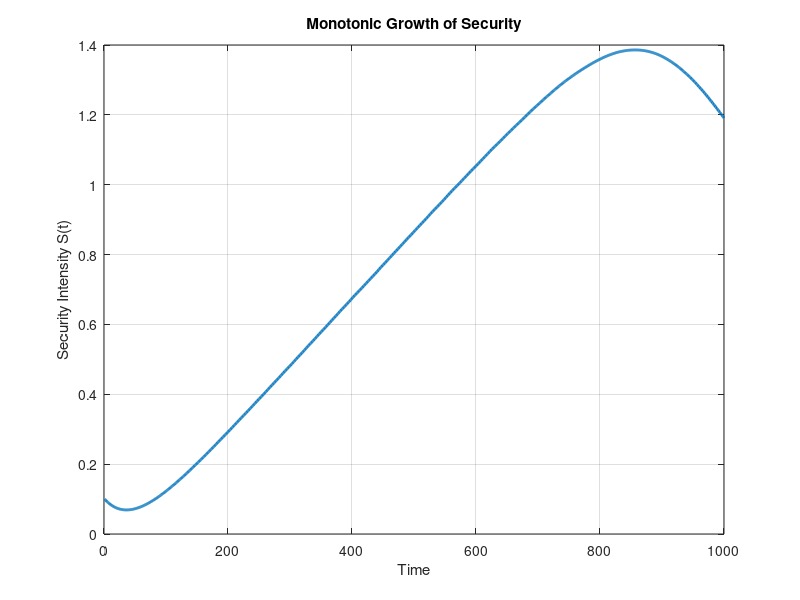
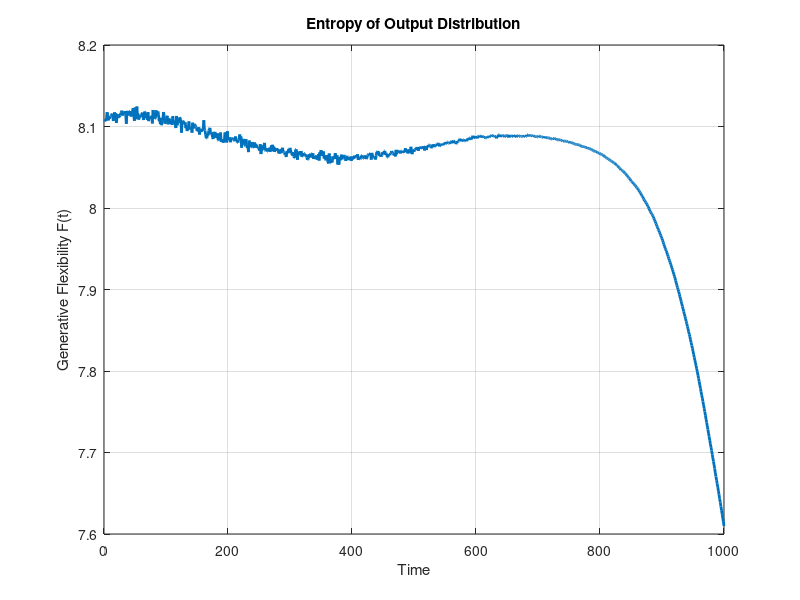
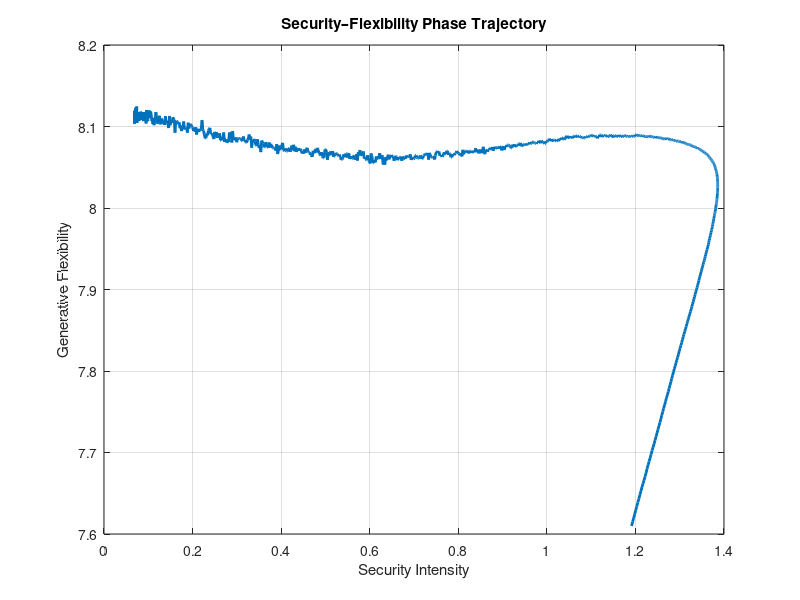
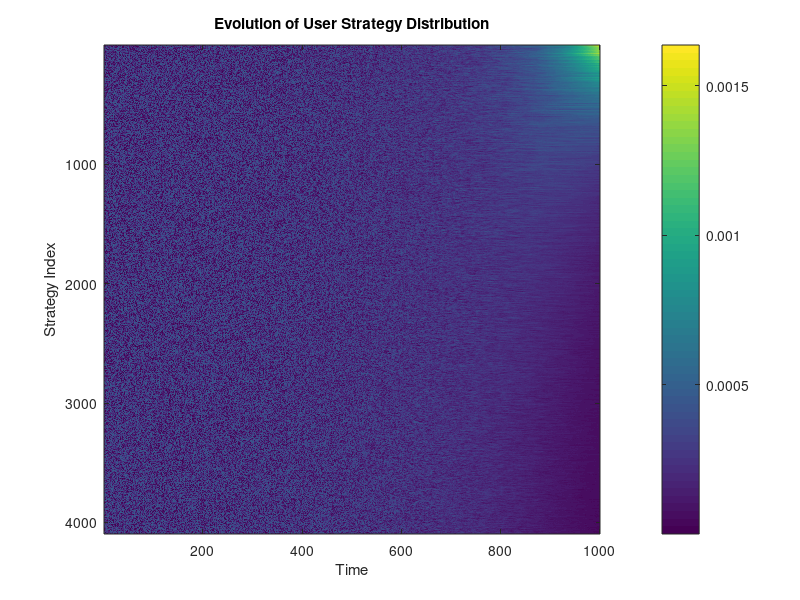

Write MATLAB code to recreate these figures, in order.
%% Generative System Security Tradeoff Simulation
% An numerical analysis of the evolution of Generative Systems
%
%% Background
%   From the roots of machine learning with simple nueral networks, we have come all the 
% way to multi-billion parameter generative models with apparent emergent conciousness.
% These models are commonly used as multi-modal and text based chat interfaces. This 
% analysis treats these models, the users, and the regulators/architects as a time 
% varying system.
% 
%   The architects and regulators create some model (M) at time t. With that is defined
% a user interface U(t) for the model. Due to nature of most generative interfaces, some
% user inputs and model responses are part of the chat context. This context continuously
% changes throughout the user story. Users in general have some strategies for bypassing
% these security measures and there is some risk profile for the operators and some 
% reward for the users.
% 
%   When the context window is identifyied as having an unsafe or liability risk pattern
% it can be flagged. The security strategies for identifying which contexts should be 
% reviewed or flagged is defined as S(t). This secuity function is driven by multiple
% stakeholders, including the operator, the regulators, and social pressures.
%

%% Setup
%
clear;
clc;
close all;

%% Simulation Parameters
% 
% T - Period of time the evolution is simulated for
% N - Size of input array (context window size in bits)
% eta - secuity evolution rate (how fast security happens be it government or corprate)
% beta - payoff evolition rate?
% noise - amount of noise, this is the hardest to model and can have signifiant impact.
% k - Entropy rate
% gamma - institutional forgetting / regulatory relaxation
%
% These should be tuned to some real world data to lay a realist framework for drawing
% real-world conclusions.
%

% Parameters
T = 1000;
N = 4096;
eta = 0.07;
b = 0.1;
noise = 0.2;
k = 0.02;
gamma = 0.02; 


%% Inital Conditions
% U - Model state
% S - Security intensity
% F - System Entropy
%
% Similar to the simulation parameters, these initial conditions will greatly influence
% the outcomes of the simulation. For realistic simulation you must determine adequete
% initial conditions that reflect some point in time. Even from the start of LLMs the 
% security profile was likely never zero,
%

% Conditions
S = 0.1;
U = rand(1, N);
U = U / sum(U);

% These remain zero
U_hist = zeros(T, N);
S_hist = zeros(T, 1);
F_hist = zeros(T, 1);

% SIMULATION LOOP
for t = 1:T

    % Establish risk at t
    risk_profile =  (t/T) * linspace(0.1, 1, N);
    
    % Store history
    U_hist(t,:) = U;
    S_hist(t) = S;

    % SYSTEM OUTPUT ENTROPY--
    % F = -sum(U.*log(U + 1e-12)) * exp(-k*S);
    noise = 0.2 * exp(-0.01*t);
    F = -sum(U.*log(U + 1e-12)) * exp(-k*S);
    F_hist(t) = F;

    % PAYOFF COMPUTATION-
    payoff = exp(-b * S.*risk_profile);

    % REPLICATOR DYNAMICS
    avg_payoff = sum(U.*payoff);
    U = U.*(payoff./ avg_payoff);

    % MUTATION(novel strategies)
    U = U + noise * rand(1, N);
    U = max(U, 0);
    U = U / sum(U);

    % RISK ESTIMATION
    risk = sum(U.*risk_profile);

    % SECURITY UPDATE
    S = S + eta * risk - gamma * S;

end

% VISUALIZATIONS

figure;
plot(1 : T, S_hist, 'LineWidth', 2);
xlabel('Time');
ylabel('Security Intensity S(t)');
title('Monotonic Growth of Security');
grid on;
saveas (gcf, 'out/Growth.png');

figure;
plot(1 : T, F_hist, 'LineWidth', 2);
xlabel('Time');
ylabel('Generative Flexibility F(t)');
title('Entropy of Output Distribution');
grid on;
saveas (gcf, 'out/Entropy.png');

figure;
plot(S_hist, F_hist, 'LineWidth', 2);
xlabel('Security Intensity');
ylabel('Generative Flexibility');
title('Security–Flexibility Phase Trajectory');
grid on;
saveas (gcf, 'out/Trajectory.png');

figure;
imagesc(U_hist');
colorbar;
xlabel('Time');
ylabel('Strategy Index');
title('Evolution of User Strategy Distribution');
saveas (gcf, 'out/Evolution.png');

figure;
plot3(S_hist, F_hist, (1:T),'LineWidth',2);
xlabel('Security');
ylabel('Flexibility');
zlabel('Time');
title('3D Phase Trajectory');
grid on;
saveas (gcf, 'out/Phase3D.png');

dS = diff(S_hist);
dF = diff(F_hist);

figure;
quiver(S_hist(1:end-1),F_hist(1:end-1),dS,dF);
xlabel('Security');
ylabel('Flexibility');
title('Phase Space Vector Field');
grid on;
saveas (gcf, 'out/Vector.png');


idx = find(abs(S_hist-mean(S_hist))<0.01);
figure;
plot(F_hist(idx),zeros(size(idx)),'o');
title('Poincaré Section');
saveas (gcf, 'out/Poincaré.png');
